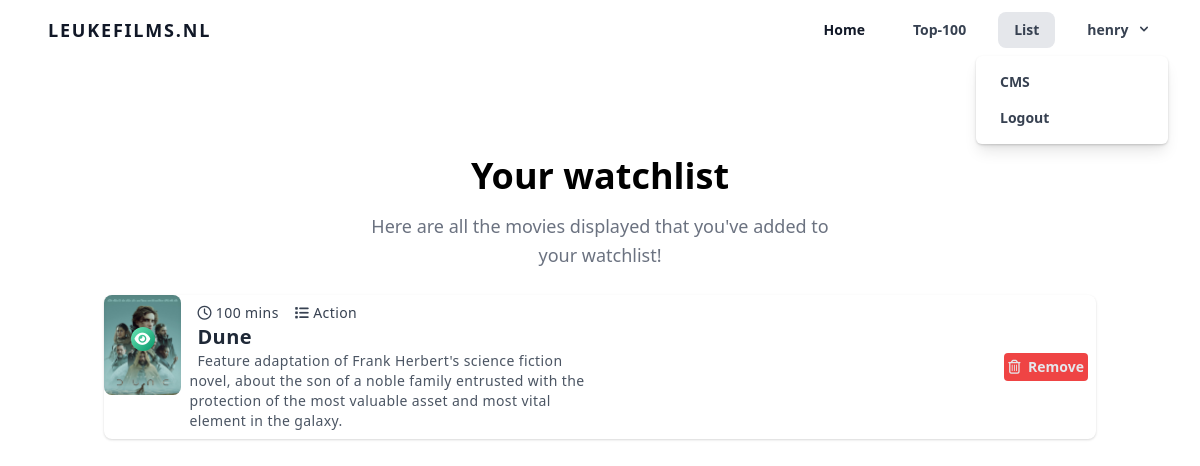
The page /movielists (signed in) on the database its author committed.
### tables this page shows
CREATE TABLE `movielist` (
  `id` int(11) NOT NULL,
  `mid` int(11) NOT NULL,
  `uid` int(11) NOT NULL
);

CREATE TABLE `movies` (
  `id` int(11) NOT NULL,
  `title` varchar(255) NOT NULL,
  `description` text NOT NULL,
  `categorie` varchar(255) NOT NULL,
  `trailer` varchar(255) NOT NULL,
  `runtime` int(255) NOT NULL,
  `image` varchar(255) NOT NULL,
  `releasedate` date NOT NULL
);

### app/libraries/Core.php (called while the page is built, shortened)
<?php
  class Core {
    protected $currentMethod = 'index';
    public function __construct(){
      $url = $this->getUrl();
      if(file_exists('../app/controllers/' . ucwords($url[0]). '.php')){
        unset($url[0]);
      }
      $this->currentController = new $this->currentController;
      $this->params = $url ? array_values($url) : [];
      call_user_func_array([$this->currentController, $this->currentMethod], $this->params);
    }
    public function getUrl(){
      if(isset($_GET['url'])){
        $url = rtrim($_GET['url'], '/');
        $url = filter_var($url, FILTER_SANITIZE_URL);
        $url = explode('/', $url);
        return $url;
      }
    }
  }

### app/require.php (called while the page is built, shortened)
<?php
    require_once 'libraries/Core.php';
    require_once 'libraries/Controller.php';
    require_once 'libraries/Database.php';
    $init = new Core();

### public/index.php (called while the page is built)
<?php
    require_once '../app/require.php';

### app/libraries/Database.php (called while the page is built, shortened)
<?php
    class Database {
        private $dbHost = DB_HOST;
        private $dbUser = DB_USER;
        private $dbPass = DB_PASS;
        private $dbName = DB_NAME;
        private $statement;
        private $dbHandler;
        public function __construct() {
            $conn = 'mysql:host=' . $this->dbHost . ';dbname=' . $this->dbName;
            $options = array(
                PDO::ATTR_PERSISTENT => true,
                PDO::ATTR_ERRMODE => PDO::ERRMODE_EXCEPTION
            );
            try {
                $this->dbHandler = new PDO($conn, $this->dbUser, $this->dbPass, $options);
            } catch (PDOException $e) {
                $this->error = $e->getMessage();
                echo $this->error;
            }
        }
        public function query($sql) {
            $this->statement = $this->dbHandler->prepare($sql);
        }
        public function bind($parameter, $value, $type = null) {
            switch (is_null($type)) {
                default:
                    $type = PDO::PARAM_STR;
            }
            $this->statement->bindValue($parameter, $value, $type);
        }
        public function execute() {
            return $this->statement->execute();
        }
        public function resultSet() {
            $this->execute();
            return $this->statement->fetchAll(PDO::FETCH_OBJ);
        }
    }

### app/models/Movielist.php (called while the page is built, shortened)
<?php
class Movielist {
    private $db;
    public function __construct() {
        $this->db = new Database;
    }
    public function findListById() {
        $uid = $_SESSION['user_id'];
        $this->db->query('SELECT ml.id, ml.uid, ml.mid, m.title, m.description, m.categorie, m.image, m.runtime FROM movielist ml JOIN movies m on m.id=ml.mid WHERE ml.uid = :uid');
        $this->db->bind(':uid', $uid);
        $results = $this->db->resultSet();
        return $results;
    }
}
?>

### app/views/movielists/index.php (the view, shortened to what this page needs)
<?php
   require APPROOT . '/views/includes/head.php';
?>
<div class="navbar dark">
    <?php
       require APPROOT . '/views/includes/navigation.php';
    ?>
</div>
<div id="menu" class="container mx-auto px-4 lg:pt-24 lg:pb-64">
      <div class="flex flex-wrap text-center justify-center">
        <div class="w-full lg:w-6/12 px-4">
          <h2 class="text-4xl font-semibold text-black">Your watchlist</h2>
          <p class="text-lg leading-relaxed mt-4 mb-4 text-gray-500">
           Here are all the movies displayed that you've added to your watchlist!
          </p>
        </div>
      </div>
      <?php foreach($data['movielists'] as $movielists): ?>
        <div class="my-2 shadow flex shadow rounded-lg  border-gray-400">
      <a href="<?php echo URLROOT . "/movies/show/" . $movielists->mid?>" style="background-size: cover;min-height: 100px;background-image : url('<?php echo URLROOT . "/img/" . $movielists->image?>');" class=" rounded-lg w-6/12 md:w-4/12 lg:w-2/12 py-4 block h-full shadow-inner">
        <div class="text-center text-white tracking-wide">
        <div class="flex justify-center mt-4 mx-auto items-center content-center bg-gradient-to-br from-green-300 to-green-600 shadow-md hover:shadow-lg h-6 w-6 rounded-full fill-current text-white">
        <i class="fas text-sm fa-eye"></i>
            </div>
        </div>
      </a>
      <div class="w-full w-6/12 md:w-8/12 lg:w-11/12 xl:w-full px-1 bg-white py-5 lg:px-2 lg:py-2 tracking-wide">
        <div class="flex flex-row lg:justify-start justify-center">
          <div class="text-gray-700 font-medium text-sm text-center lg:text-left px-2">
            <i class="far fa-clock"></i> <?php echo $movielists->runtime?> mins
          </div>
          <div class="text-gray-700 capitalize font-medium text-sm text-center lg:text-left px-2">
          <i class="fas fa-list"></i> <?php echo $movielists->categorie?>
          </div>
        </div>
        <div class="font-semibold text-gray-800 text-xl text-center lg:text-left px-2">
        <?php echo $movielists->title?>
        </div>
        <div class="text-gray-600 hidden lg:inline font-medium text-sm pt-1 text-center lg:text-left px-2">
        <?php echo $movielists->description?>
        </div>
      </div>
      <div class="flex flex-row items-center m-2 w-full w-1/3  bg-white lg:justify-end justify-center px-2 py-4 lg:px-0">
      <form class="mouse-click m-0 inline-block" action="<?php echo URLROOT . "/movielists/delfromlist/" . $movielists->id?>" method="POST">
              <button class="badge  bg-red-500 hover:bg-red-300  text-gray-200 p-1 text-sm font-bold rounded "><i class="far mr-1 fa-trash-alt" aria-hidden="true"></i> Remove</button>
      </form>
      </div>
    </div>
<?php endforeach; ?>
    </div>

### rows shown on the page
movielist: movies.image (picture), movies.runtime "100", movies.categorie "Action", movies.title "Dune", movies.description "Feature adaptation of Frank Herbert's science fiction novel, about the son of a noble family entrusted with the protection of the most valuable asset and most vital element in the galaxy."

### other values the page prints
$_SESSION['username'] "henry"
